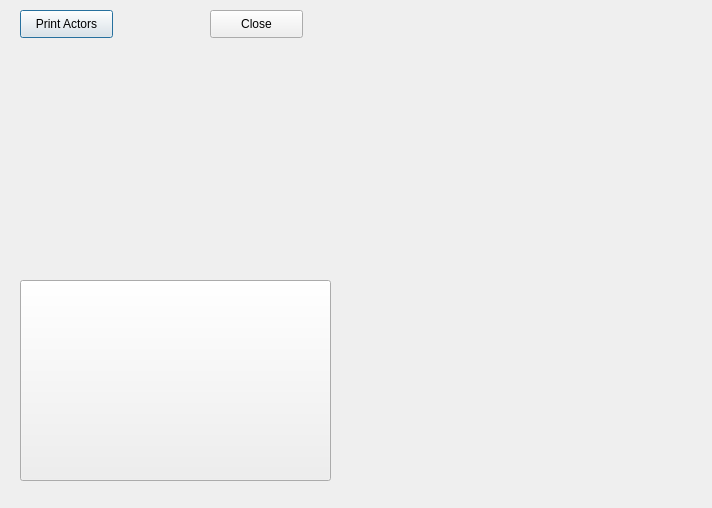
<?xml version="1.0" encoding="UTF-8"?>
<ui version="4.0">
 <class>Dialog</class>
 <widget class="QDialog" name="Dialog">
  <property name="geometry">
   <rect>
    <x>0</x>
    <y>0</y>
    <width>712</width>
    <height>508</height>
   </rect>
  </property>
  <property name="windowTitle">
   <string>Dialog</string>
  </property>
  <widget class="QPushButton" name="btn_printActors">
   <property name="geometry">
    <rect>
     <x>20</x>
     <y>10</y>
     <width>93</width>
     <height>28</height>
    </rect>
   </property>
   <property name="text">
    <string>Print Actors</string>
   </property>
  </widget>
  <widget class="QPushButton" name="btn_close">
   <property name="geometry">
    <rect>
     <x>210</x>
     <y>10</y>
     <width>93</width>
     <height>28</height>
    </rect>
   </property>
   <property name="text">
    <string>Close</string>
   </property>
  </widget>
  <widget class="QPushButton" name="map_1">
   <property name="geometry">
    <rect>
     <x>20</x>
     <y>280</y>
     <width>311</width>
     <height>201</height>
    </rect>
   </property>
   <property name="mouseTracking">
    <bool>true</bool>
   </property>
   <property name="styleSheet">
    <string notr="true">#upLeft {
background-color: transparent;
border-image: url(:/newPrefix/image.png);
background: none;
border: none;
background-repeat: none;
}
#upLeft:pressed
{
   border-image: url(:/newPrefix/image.png);
}</string>
   </property>
   <property name="text">
    <string/>
   </property>
  </widget>
 </widget>
 <resources>
  <include location="test.qrc"/>
 </resources>
 <connections/>
</ui>
